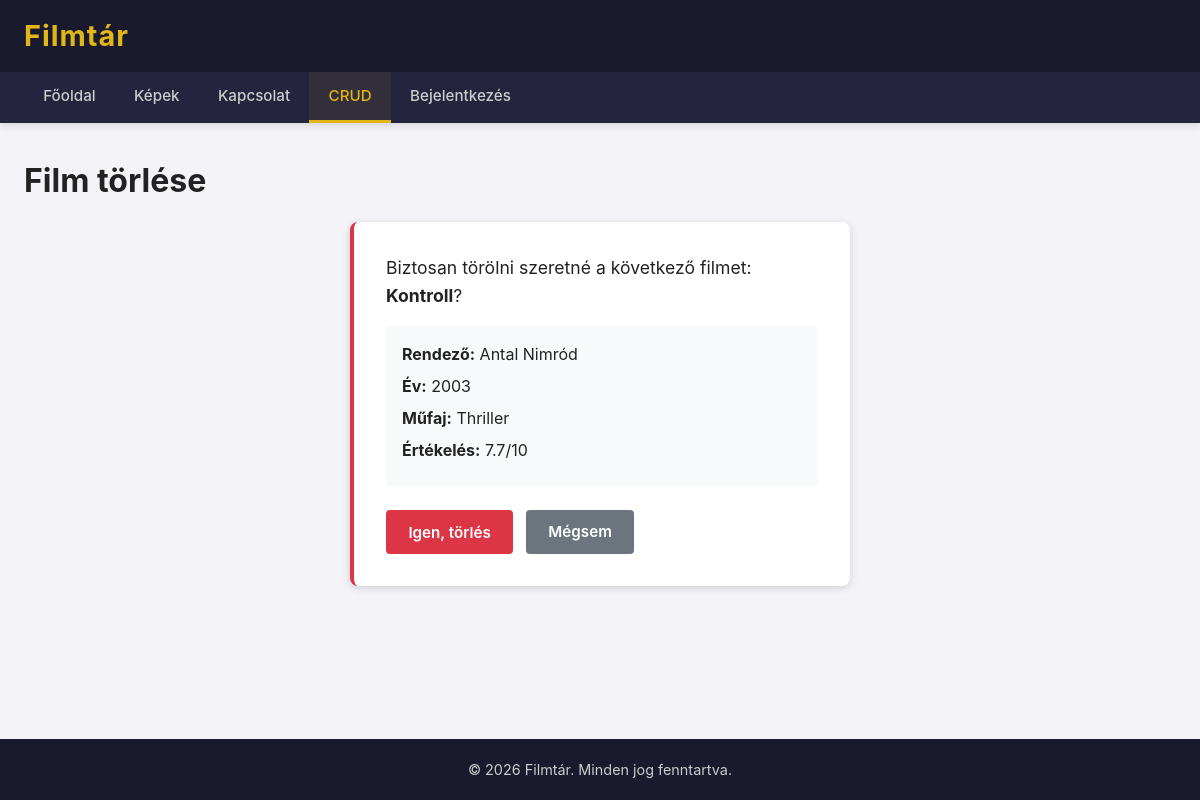
The app's page /index.php?page=crud&action=torol&id=2 with its own data.
### tables this page shows
CREATE TABLE `filmek` (
 `id` INT AUTO_INCREMENT PRIMARY KEY ,
 `cim` VARCHAR(200) NOT NULL ,
 `rendezo` VARCHAR(100) NOT NULL ,
 `ev` INT NOT NULL ,
 `mufaj` VARCHAR(100) NOT NULL ,
 `ertekeles` DECIMAL(3,1) DEFAULT NULL ,
 `leiras` TEXT DEFAULT NULL 
);

### pages/crud.php (the view, shortened to what this page needs)
<?php
$action = $_GET['action'] ?? 'list';
switch ($action) {
        ?>
        <?php
    case 'torol':
        $id = isset($_GET['id']) ? (int)$_GET['id'] : 0;
        $stmt = $dbh->prepare('SELECT * FROM filmek WHERE id = :id');
        $stmt->execute([':id' => $id]);
        $film = $stmt->fetch();
        ?>
        <h1>Film törlése</h1>
        <div class="confirm-box">
            <p class="confirm-message">Biztosan törölni szeretné a következő filmet: <strong><?= htmlspecialchars($film['cim']) ?></strong>?</p>
            <div class="confirm-details">
                <p><strong>Rendező:</strong> <?= htmlspecialchars($film['rendezo']) ?></p>
                <p><strong>Év:</strong> <?= (int)$film['ev'] ?></p>
                <p><strong>Műfaj:</strong> <?= htmlspecialchars($film['mufaj']) ?></p>
                <?php if (!empty($film['ertekeles'])): ?>
                    <p><strong>Értékelés:</strong> <?= number_format((float)$film['ertekeles'], 1) ?>/10</p>
                <?php endif; ?>
            </div>
            <form action="index.php?page=crud" method="POST" class="confirm-actions">
                <button type="submit" class="btn btn-danger">Igen, törlés</button>
                <a href="index.php?page=crud" class="btn btn-secondary">Mégsem</a>
            </form>
        </div>
        <?php
        break;
}

### css/style.css (style rules this page uses)
*, *::before, *::after { margin: 0; padding: 0; box-sizing: border-box; }
html { font-size: 16px; scroll-behavior: smooth; }
body { font-family: -apple-system, BlinkMacSystemFont, "Segoe UI", Roboto, "Helvetica Neue", Arial, sans-serif; background-color: #f4f4f8; color: #222; line-height: 1.6; min-height: 100vh; display: flex; flex-direction: column; }
a { text-decoration: none; color: inherit; }
:root { --dark-blue: #1a1a2e; --dark-blue-light: #24243e; --accent-gold: #e2b616; --accent-gold-hover: #f0c830; --white: #ffffff; --light-bg: #f4f4f8; --text-dark: #222222; --text-light: #cccccc; --success-green: #28a745; --danger-red: #dc3545; --info-blue: #007bff; --warning-orange: #fd7e14; --border-color: #ddd; --shadow: 0 2px 8px rgba(0, 0, 0, 0.15); }
p { margin-bottom: 1rem; }
form { max-width: 600px; margin: 0 auto; }
.btn { display: inline-block; padding: 0.6rem 1.4rem; border: none; border-radius: 4px; font-size: 0.95rem; font-weight: 600; cursor: pointer; transition: background-color 0.3s ease, transform 0.15s ease, box-shadow 0.3s ease; text-align: center; font-family: inherit; }
.btn-danger { background-color: var(--danger-red); color: var(--white); }
.confirm-box { background-color: var(--white); padding: 2rem; border-radius: 8px; box-shadow: var(--shadow); max-width: 500px; margin: 1rem auto; border-left: 4px solid var(--danger-red); }
.confirm-message { font-size: 1.1rem; margin-bottom: 1rem; }
.confirm-details { background-color: #f8f9fa; padding: 1rem; border-radius: 4px; margin-bottom: 1.5rem; }
.confirm-details p { margin-bottom: 0.4rem; }
.confirm-actions { display: flex; gap: 0.8rem; max-width: 100%; }
.btn-secondary { background-color: #6c757d; color: var(--white); }

### records on screen
filmek: cim "Kontroll", rendezo "Antal Nimród", ev "2003", mufaj "Thriller", ertekeles "7.7"
